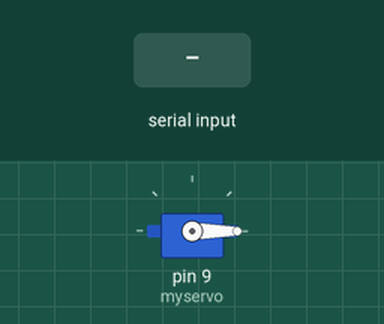
Recording of a sketch running on a simulated Arduino Uno, built with avr-gcc and run on an emulated ATmega328P. Parts: servo. Inputs (shaded band) come from the test bench. What the sketch prints to the serial monitor is not drawn.

Above: at 1.2 s.
1.3 s: "thap\n" received over the second serial link
At 1.8 s:
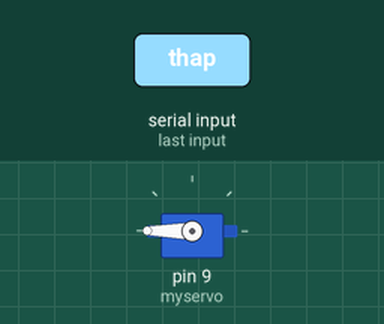
4.3 s: "cao\n" received over the second serial link
At 5.62 s:
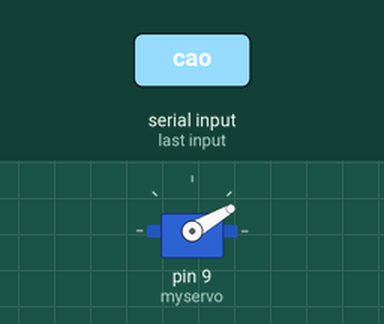
7.3 s: "1\n" received over the second serial link
At 8.4 s:
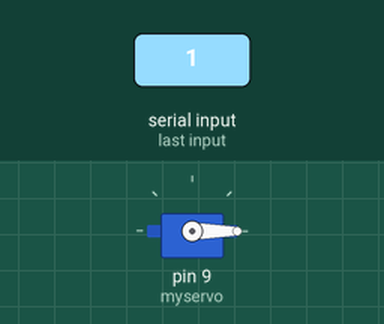
Timing chart, 0 to 10.3 s (numbered marks = the images above; inputs shaded):
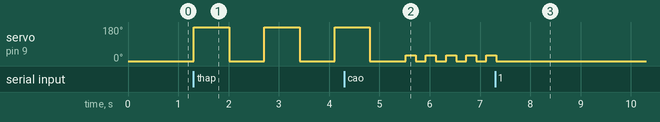

Measured:
- after the input at 1.3 s, servo on pin 9 (myservo): alternates 180° for 0.70 s and 0° for 0.70 s, starting at once
- after the input at 7.3 s, servo on pin 9 (myservo): goes on until 7.3 s, then stays 0°

The sketch:

Servo.ino
```cpp
#include <SoftwareSerial.h>
#include <Servo.h>

SoftwareSerial BT(4, 5);
Servo myservo;

String currentState = "";

void setup() {
  myservo.attach(9);
  myservo.write(0);
  Serial.begin(9600);
  BT.begin(9600);
  Serial.println("Sẵn sàng nhận lệnh từ HC-05.");
}

void loop() {
  if (BT.available()) {
    String response = BT.readStringUntil('\n');
    response.trim();
    Serial.print("Phản hồi HC-05: ");
    Serial.println(response);
    currentState = response;
  }

  if (currentState == "thap") {
    Serial.println("Bé → quay servo 180 độ rồi về 0 độ");
    myservo.write(180);
    delay(700);
    myservo.write(0);
    delay(700);
  }
  else if (currentState == "cao") {
    Serial.println("Lớn → quay servo 30 độ rồi về 0 độ");
    myservo.write(30);
    delay(200);
    myservo.write(0);
    delay(200);
  }
}

/*
Cách lắp:
- Module HC-05:
    + TX của HC-05 → chân 4
    + RX của HC-05 ← chân 5
    + VCC nối 5V
    + GND nối GND
- Servo:
    + Tín hiệu → chân D9(Vàng)
    + VCC → 5V
    + GND → GND
*/
```
